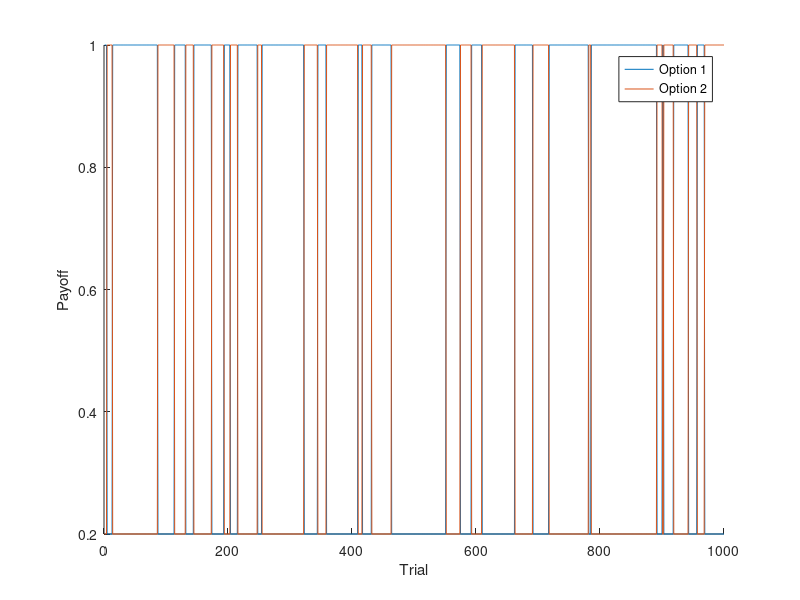

Write the MATLAB code that produced this figure. (Note: this script raises an error after producing the figure.)
%% Importing a [1,6] switching reward function

clear p
payoffs = (csvread('payoffs_randstep.csv')')*0.8+0.2;
payoff_time = size(payoffs,1);

figure
hold on 
plot(payoffs)
xlabel('Trial')
ylabel('Payoff')
legend('Option 1','Option 2')

%% Simu

% Setting the (arbitrary?) location and well parameters
clear p

p.location = [-1,1;1,-1]*pi/2;
p.sigma2 = [1,1]*0.3;
p.depth = payoffs(1,:);

Id = [1,0;0,1];

p.dt = 1e-3;
p.T = 1e2;

p.temp = 0.01;
p.sw = 3;
p.n = 1;

tic
[X,t,history_FNS,spatial_FNS,depth_FNS] = fHMC_MAB_sw(p,payoffs,1.5,2,1);
% [X2,~,history_FNS2,spatial_FNS2,depth_FNS2] = fHMC_MAB_sw(p,payoffs,2,1.5,0);
toc
%%
X2 = X(:,1);
for i = 201:length(t)
    if mod(i,100) == 0
        X2 = [X2,X(:,i)];
    end
end

plotSwitching(X2,t,payoffs,spatial_FNS)
ylim([-4,4])

%% Checking performance against standard algorithms


[history_dUCB, spatial_dUCB] = dUCB(p, payoffs, 0.96, 2);   
[history_swUCB, spatial_swUCB] = swUCB(p, payoffs, 5, 10);
[history_UCB, spatial_UCB] = UCB(p, payoffs, 1);
[history_softmax, spatial_softmax] = softmaxSim(p, payoffs, 1);


plotChoices(payoffs,history_FNS,history_dUCB,history_UCB,history_softmax);
plotCumulative(history_FNS,history_dUCB,history_UCB,history_softmax);


%% Loopage for error bars and stuff
averages = 300;

history_FNS = zeros(averages,payoff_time);
history_FNS2 = zeros(averages,payoff_time);
history_dUCB = zeros(averages,payoff_time);
history_UCB = zeros(averages,payoff_time);
history_softmax= zeros(averages,payoff_time);

tic
parfor average = 1:averages
    [~,~,history0,~,~] = fHMC_MAB_sw(p,payoffs,1.5,2,1);
    [history1, ~] = dUCB(p,payoffs,0.96,0.3);
    [history2, ~] = UCB(p,payoffs,0.5);
    [history3, ~] = softmaxSim(p,payoffs,1);
    
    history_FNS(average,:) = history0(2,:);   
    history_dUCB(average,:) = history1(2,:);
    history_UCB(average,:) = history2(2,:);
    history_softmax(average,:) = history3(2,:);
end
toc

%%
plotCumulativeAvg(history_FNS,history_dUCB,history_UCB,history_softmax)
set(gca,'fontsize', 14)


%% Functions


function [history, spatial_history] = dUCB(p,payoffs,discount,balance)
    numWells = length(p.sigma2);
    MAB_time = size(payoffs,1);
    Id = [1,0;0,1];

    % Initialising history arrays
    history = zeros(2,MAB_time);    % Row 1 = choice, row 2 = reward
    discounted_history = zeros(1,MAB_time);
    spatial_history = zeros(2,MAB_time);

    for option = 1:numWells % Sample each option once
        sampled_point = mvnrnd(p.location(option,:),p.sigma2(option)*Id,1);
        sampled_reward = generateReward(sampled_point,p,payoffs(1,:));

        history(1,option) = option;
        history(2,option) = sampled_reward;
        discounted_history(option) = sampled_reward;
    end

    EV = zeros(1,numWells);     % Initialising EV + IB of each option.
    IB = zeros(1,numWells);
    times_sampled = zeros(1,numWells);

    for trial = numWells+1 : MAB_time
        % ==== Calculate the perceived value of each option ====
        for option = 1:numWells         
            option_trials = (history(1,1:trial) == option);  % Logical of each option
%             times_sampled = sum(option_trials); % Times sampled of each option
            % Compute discounted expected value and information bonus
            EV(option) = mean(option_trials.* discounted_history(1:trial));
            IB(option) = sqrt(2*log(sum(times_sampled)) ./ times_sampled(option));
        end
        
        % ==== Select the best option and sample from its distribution ====
        [~,chosen_option] = max(EV + balance*IB);
        sampled_point = mvnrnd(p.location(chosen_option,:), ...
                                p.sigma2(chosen_option)*Id,1);
        sampled_reward = generateReward(sampled_point,p,payoffs(trial,:));

        % ==== Update history and discounted history ====
        % For discounted: only for the chosen reward, so generate mask.
        history(:,trial) = [chosen_option ; sampled_reward];
        discounted_history(trial) = sampled_reward;
        selected_history = (history(1,1:trial)==chosen_option);
        discounted_history(selected_history) = discounted_history(selected_history)*discount;

        times_sampled(chosen_option) = times_sampled(chosen_option)*discount + 1;
        spatial_history(:,trial) = sampled_point';
    end
    
end

function [history,spatial_history] = swUCB(p,payoffs,sw,balance)
    numWells = length(p.sigma2);
    MAB_time = size(payoffs,1);
    Id = [1,0;0,1];

    % Initialising history arrays
    history = zeros(2,MAB_time);    % Row 1 = choice, row 2 = reward
    spatial_history = zeros(2,MAB_time);

    for option = 1:numWells % Sample each option once
        sampled_point = mvnrnd(p.location(option,:),p.sigma2(option)*Id,1);
        sampled_reward = generateReward(sampled_point,p,payoffs(1,:));

        history(1,option) = option;
        history(2,option) = sampled_reward;
    end

    EV = zeros(1,numWells);     % Initialising EV + IB of each option.
    times_sampled = ones(1,numWells);

    for trial = numWells+1 : MAB_time
        % ==== Calculate the perceived value of each option ====
        for option = 1:numWells         
            rewards_option = history(2,1:trial) .* (history(1,1:trial) == option);
            rewards_sw = rewards_option(rewards_option~=0);
            % Compute discounted expected value and information bonus
            EV(option) = mean(rewards_sw(max(1,end-sw):end));
        end
        IB = sqrt(2*log(trial) ./ times_sampled);
                    
        % ==== Select the best option and sample from its distribution ====
        [~,chosen_option] = max(EV + balance*IB);
        sampled_point = mvnrnd(p.location(chosen_option,:), ...
                                p.sigma2(chosen_option)*Id,1);
        sampled_reward = generateReward(sampled_point,p,payoffs(trial,:));
        times_sampled(chosen_option) = times_sampled(chosen_option) + 1;
        % ==== Update history ====
        history(:,trial) = [chosen_option ; sampled_reward];
        spatial_history(:,trial) = sampled_point';
    end
end

function [history,spatial_history] = UCB(p,payoffs,balance)
    numWells = length(p.sigma2);
    MAB_time = size(payoffs,1);
    Id = [1,0;0,1];

    % Initialising history arrays
    history = zeros(2,MAB_time);    % Row 1 = choice, row 2 = reward
    spatial_history = zeros(2,MAB_time);

    for option = 1:numWells % Sample each option once
        sampled_point = mvnrnd(p.location(option,:),p.sigma2(option)*Id,1);
        sampled_reward = generateReward(sampled_point,p,payoffs(1,:));

        history(1,option) = option;
        history(2,option) = sampled_reward;
    end

    EV = zeros(1,numWells);     % Initialising EV + IB of each option.
    IB = zeros(1,numWells);

    for trial = numWells+1 : MAB_time
        % ==== Calculate the perceived value of each option ====
        for option = 1:numWells         
            option_trials = (history(1,1:trial) == option);  % Logical of each option
            times_sampled = sum(option_trials); % Times sampled of each option
            % Compute discounted expected value and information bonus
            EV(option) = mean(option_trials.* history(2,1:trial));
            IB(option) = sqrt(2*log(trial) ./ times_sampled);
        end
        
        % ==== Select the best option and sample from its distribution ====
        [~,chosen_option] = max(EV + balance*IB);
        sampled_point = mvnrnd(p.location(chosen_option,:), ...
                                p.sigma2(chosen_option)*Id,1);
        sampled_reward = generateReward(sampled_point,p,payoffs(trial,:));

        % ==== Update history ====
        history(:,trial) = [chosen_option ; sampled_reward];
        spatial_history(:,trial) = sampled_point';
    end
end

function [history,spatial_history] = softmaxSim(p,payoffs,temp)
    numWells = length(p.sigma2);
    MAB_time = size(payoffs,1);
    Id = [1,0;0,1];

    % Initialising history arrays
    history = zeros(2,MAB_time);    % Row 1 = choice, row 2 = reward
    spatial_history = zeros(2,MAB_time);

    for option = 1:numWells % Sample each option once
        sampled_point = mvnrnd(p.location(option,:),p.sigma2(option)*Id,1);
        sampled_reward = generateReward(sampled_point,p,payoffs(1,:));

        history(1,option) = option;
        history(2,option) = sampled_reward;
    end

    EV = zeros(1,numWells);     % Initialising EV + IB of each option.

    for trial = numWells+1 : MAB_time
        % ==== Calculate the perceived value of each option ====
        for option = 1:numWells         
            option_trials = (history(1,1:trial) == option);  % Logical of each option
            % Compute discounted expected value and information bonus
            EV(option) = mean(option_trials.* history(2,1:trial));
        end
        
        weights = softmax1(EV,temp);
        chosen_option = datasample(1:numWells,1,'Weights',weights);
        
        sampled_point = mvnrnd(p.location(chosen_option,:), ...
                                p.sigma2(chosen_option)*Id,1);
        sampled_reward = generateReward(sampled_point,p,payoffs(trial,:));

        % ==== Update history ====
        history(:,trial) = [chosen_option ; sampled_reward];
        spatial_history(:,trial) = sampled_point';
    end
   
end

function reward = generateReward(coords,p,payoff)
    % Find payoff for each coordinate given the Gaussian parameters
    % Should change to be an independent well vs the entire plane.
    reward = 0;
    for i = 1:length(p.sigma2)
        peak = mvnpdf(p.location(i,:), p.location(i,:),p.sigma2(i)*[1,0;0,1]);
        reward = reward + payoff(i)*mvnpdf(coords, ...
                p.location(i,:),p.sigma2(i)*[1,0;0,1])/peak;
    end
end

function weights = softmax1(vec,temp)
    % Softmax function
    weights = exp(vec/temp)/sum(exp(vec/temp));
end

function points = setPoints(n,start)
    % Generate a regular set of wells on a circle around centre. 
    % Arrange on a unit circle by default, adjust spacing externally.
    
    w = 2*pi/n;                 % Angular distance between points
    points = zeros(n,2);        % Initialised location array
    
    for i = 0:n-1
        points(i+1,1) = cos(start - w*i);
        points(i+1,2) = sin(start - w*i);
    end
end

%% Plotting functions

function plotSwitching(X,t,payoffs,spatial_FNS)
    payoff_time = size(payoffs,1); 

    figure
    subplot(2,1,1)
    hold on
    plot(payoffs,'LineWidth',1')
    legend('Option 1','Option 2')
    xlabel('Trial')
    ylabel('Payoff')
    ylim([-0,1.2])
    title('Payoffs over time')
    set(gca,'fontsize', 14)
    
    
    subplot(2,1,2)
    hold on
%     plot(t,X(1,:),'LineWidth',1)
    plot(linspace(t(1),1000,size(X,2)), X(1,:),'LineWidth',1)
    plot(linspace(t(1),1000,1000),pi/2*(payoffs(:,2)-0.6)/0.4,'LineWidth',2)

    legend('Sampled points','Ideal sampling')
    xlabel('Time')
    ylabel('x coordinate')
    title('FNS sampler for switching payoff')
    set(gca,'fontsize', 14)
end

function plotChoices(payoffs,history_FNS,history_dUCB,history_UCB,history_softmax)
    figure
    subplot(5,1,1)
    plot(payoffs)
    legend('Option 1', 'Option 2', 'Option 3')
    
    subplot(5,1,2)
    plot(history_FNS(1,:),'DisplayName','FNS')
    legend
    
    subplot(5,1,3)
    plot(history_dUCB(1,:),'DisplayName','dUCB')
    legend
    
    subplot(5,1,4)
    plot(history_UCB(1,:),'DisplayName','UCB')
    legend
    
    subplot(5,1,5)
    plot(history_softmax(1,:),'DisplayName','softmax')
    legend
    
end

function plotCumulative(history_FNS,history_dUCB,history_UCB,history_softmax)
    figure
    hold on
    plot(cumsum(history_FNS(2,:)), 'DisplayName', 'FNS performance')
    plot(cumsum(history_dUCB(2,:)), 'DisplayName', 'dUCB performance')
    % plot(cumsum(history_swUCB(2,:)), 'DisplayName', 'swUCB performance')
    plot(cumsum(history_UCB(2,:)), 'DisplayName', 'UCB performance')
    plot(cumsum(history_softmax(2,:)), 'DisplayName', 'softmax performance')
    legend('Location','NorthWest')
    xlabel('Trial')
    ylabel('Cumulative reward')
end

function plotCumulativeAvg(reward1,reward2,reward3,reward4)
    figure
    hold on

    y1 = mean(cumsum(reward1,2),1)';
    dy1 = std(cumsum(reward1,2),1)';
    
    y2 = mean(cumsum(reward2,2),1)';
    dy2 = std(cumsum(reward2,2),1)';
    
    y3 = mean(cumsum(reward3,2),1)';
    dy3 = std(cumsum(reward3,2),1)';
    
    y4 = mean(cumsum(reward4,2),1)';
    dy4 = std(cumsum(reward4,2),1)';
    
    x = (1:size(reward1,2))';
    
    plot(x,y1,'DisplayName','FNS performance','LineWidth',1.5)
    plot(x,y2,'-.','DisplayName','dUCB performance','LineWidth',1)
    plot(x,y3,':','DisplayName','UCB performance','LineWidth',1)
    plot(x,y4,':','DisplayName','Softmax performance','LineWidth',1)
    
    fill([x;flipud(x)],[y1-dy1 ; flipud(y1+dy1)],[0 0.4470 0.7410], ...
        'linestyle', 'none','FaceAlpha',0.4,'HandleVisibility','off')
    
    fill([x;flipud(x)],[y2-dy2 ; flipud(y2+dy2)],[0.8500 0.3250 0.0980], ...
        'linestyle', 'none','FaceAlpha',0.15,'HandleVisibility','off')
    
    fill([x;flipud(x)],[y3-dy3 ; flipud(y3+dy3)],[0.9290 0.6940 0.1250], ...
        'linestyle', 'none','FaceAlpha',0.1,'HandleVisibility','off')
    
    fill([x;flipud(x)],[y4-dy4 ; flipud(y4+dy4)],[0.4940 0.1840 0.5560], ...
        'linestyle', 'none','FaceAlpha',0.05,'HandleVisibility','off')

    legend('Location','NorthWest')
    
    xlabel('Trial')
    ylabel('Cumulative reward')
end